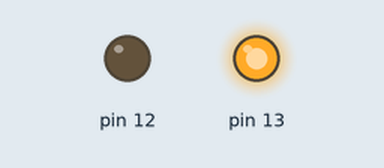
This sketch was run on a simulated Arduino Uno, built with avr-gcc and run on an emulated ATmega328P. Parts: output pins drawn as LEDs (lit = HIGH).

Above: at 0.1 s.
At 14.1 s:
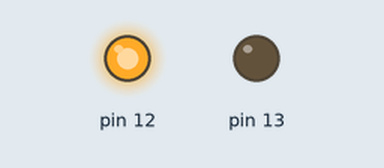
Timing chart, 0 to 15.6 s (numbered marks = the images above):
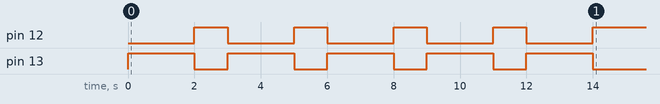

The sketch:

EX2.2.ino
```cpp
void setup() {
  // put your setup code here, to run once:
  pinMode(13, OUTPUT);
  pinMode(12, OUTPUT);
  int a;
  for(a=0;a<5;a=a+1)
  {
    digitalWrite(13, HIGH);
    digitalWrite(12, LOW);
    delay(2000);
    digitalWrite(13, LOW);
    digitalWrite(12, HIGH);
    delay(1000);
  }
}

void loop() {
  // put your main code here, to run repeatedly:

}
```
